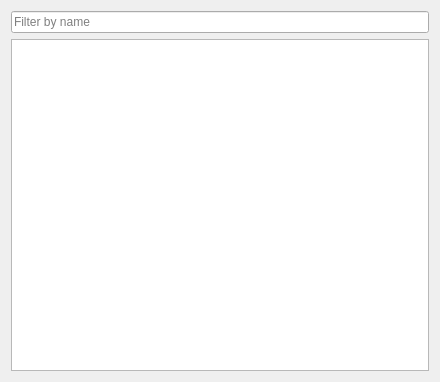
<?xml version="1.0" encoding="UTF-8"?>
<ui version="4.0">
 <class>SystemInfoDialog</class>
 <widget class="QDialog" name="SystemInfoDialog">
  <property name="geometry">
   <rect>
    <x>0</x>
    <y>0</y>
    <width>440</width>
    <height>382</height>
   </rect>
  </property>
  <property name="windowTitle">
   <string>System information</string>
  </property>
  <layout class="QVBoxLayout" name="verticalLayout">
   <item>
    <widget class="QLineEdit" name="lineEditFilter">
     <property name="placeholderText">
      <string>Filter by name</string>
     </property>
    </widget>
   </item>
   <item>
    <widget class="QTableView" name="tableView">
     <attribute name="verticalHeaderCascadingSectionResizes">
      <bool>true</bool>
     </attribute>
    </widget>
   </item>
  </layout>
 </widget>
 <resources/>
 <connections/>
</ui>
